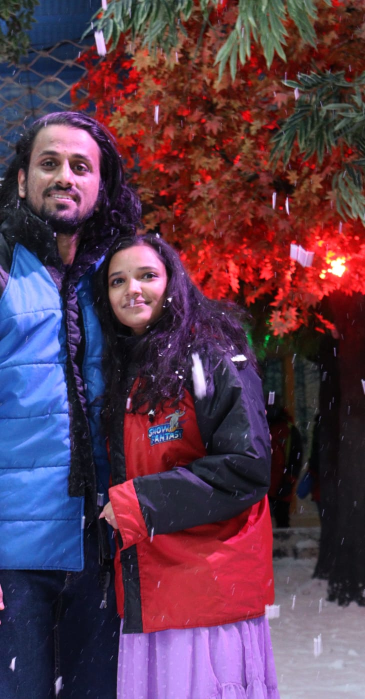
#> input picture WhatsApp Image 2023-12-10 at 12.48.24 PM.jpeg, 730 x 1398 px, found by its file name (shown at 1/2 size)
$ jupyter execute detect_face.ipynb
#> lines starting #> are read from the running program, lines starting #| are printed output that depends on the picture
[cell 1]
import cv2

[cell 2]
img=cv2.imread(r"C:\DL projects\face_detection\WhatsApp Image 2023-12-10 at 12.48.24 PM.jpeg")
#> img is the input picture: shape (1398, 730, 3); mean B, G, R 78.2, 58.2, 90.4
img

[cell 3]
import matplotlib.pyplot as plt
img=cv2.imread(r'C:\DL projects\face_detection\WhatsApp Image 2023-12-10 at 12.48.24 PM.jpeg')
img

[cell 4]
plt.imshow(img)

[cell 5]
cv2.imshow('Athul Bagya',img)
cv2.waitKey(5000)
cv2.destroyAllWindows()

[cell 6]
conv_img=cv2.cvtColor(img,cv2.COLOR_BGR2RGB)
plt.imshow(conv_img)

[cell 7]
face_cascade=cv2.CascadeClassifier(r'C:\DL projects\face_detection\haarcascade_frontalface_default.xml')
face_cascade

[cell 8]
img_gray=cv2.cvtColor(conv_img,cv2.COLOR_RGB2GRAY)
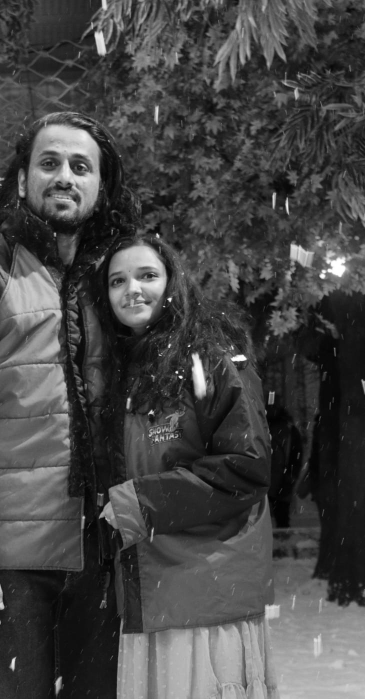
#> img_gray: shape (1398, 730) (shown at 1/2 size); min 0, max 255, mean 70.1
img_gray

[cell 9]
face=face_cascade.detectMultiScale(img_gray,minNeighbors=10)
#> face = [[195, 494, 155, 155], [32, 252, 193, 193]]
face
#> Out = [[195, 494, 155, 155], [32, 252, 193, 193]]

[cell 10]
len(face)
#> Out = 2

[cell 11]
for (x,y,w,h) in face:
    cv2.rectangle(conv_img,(x,y),(x+w,y+h),(0,255,0),4)
#> this loop made 2 passes
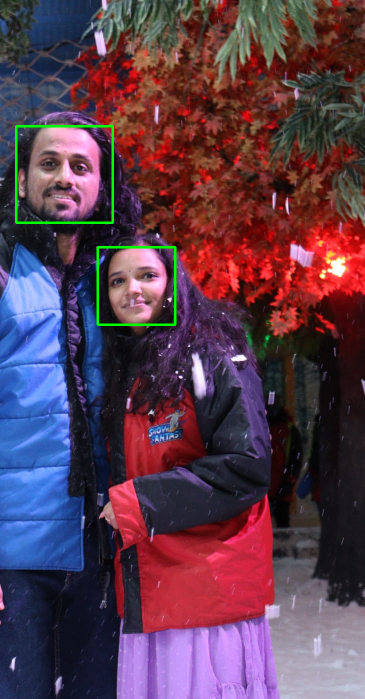
#> conv_img: shape (1398, 730, 3) (shown at 1/2 size); mean R, G, B 90, 59.7, 77.8

$ run again, with WhatsApp Image 2023-12-10 at 11.38.18 PM.jpeg copied over WhatsApp Image 2023-12-10 at 12.48.24 PM.jpeg
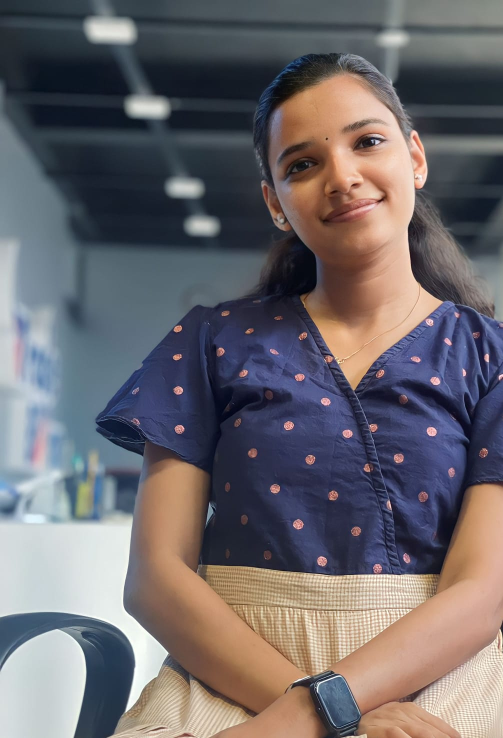
#> input picture WhatsApp Image 2023-12-10 at 11.38.18 PM.jpeg, 1006 x 1476 px, found by its file name (shown at 1/2 size)
#> img is the input picture: shape (1476, 1006, 3); mean B, G, R 108.5, 104.4, 108.9
#> `img_gray=cv2.cvtColor(conv_img,cv2.COLOR_RGB2GRAY)`:
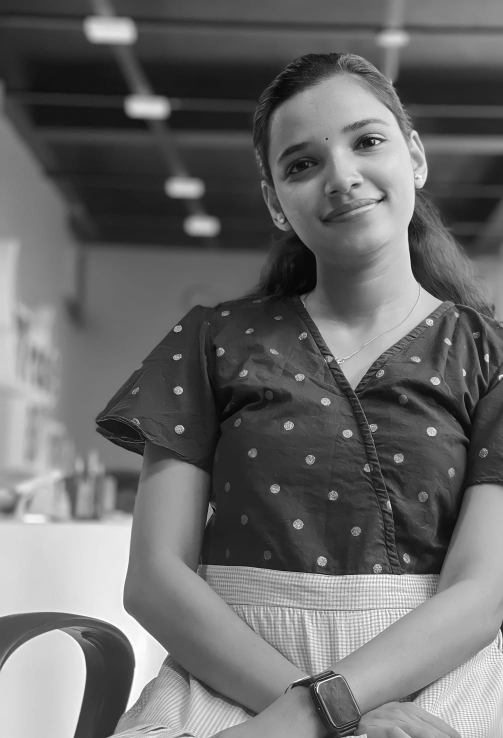
#> img_gray: shape (1476, 1006) (shown at 1/2 size); min 1, max 255, mean 106.2
#> face = [[486, 147, 386, 386]]
#> `len(face)`: Out = 1
#> the loop `for (x,y,w,h) in face:` made 1 pass
#> after the loop `for (x,y,w,h) in face:`:
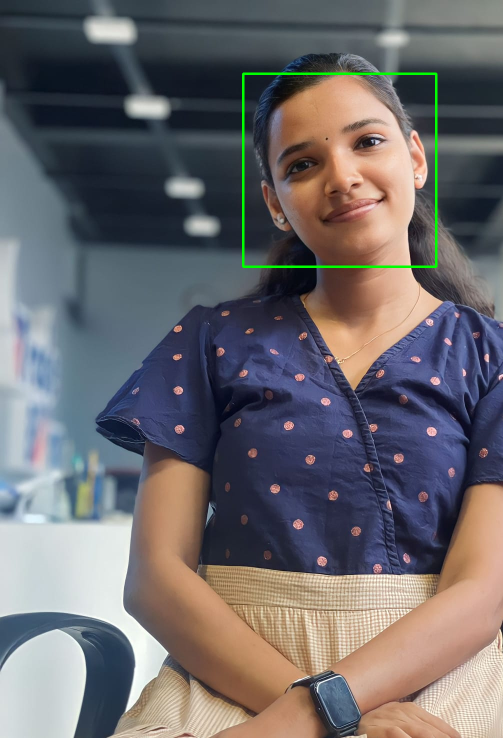
#> conv_img: shape (1476, 1006, 3) (shown at 1/2 size); mean R, G, B 108.5, 105.4, 108.2
